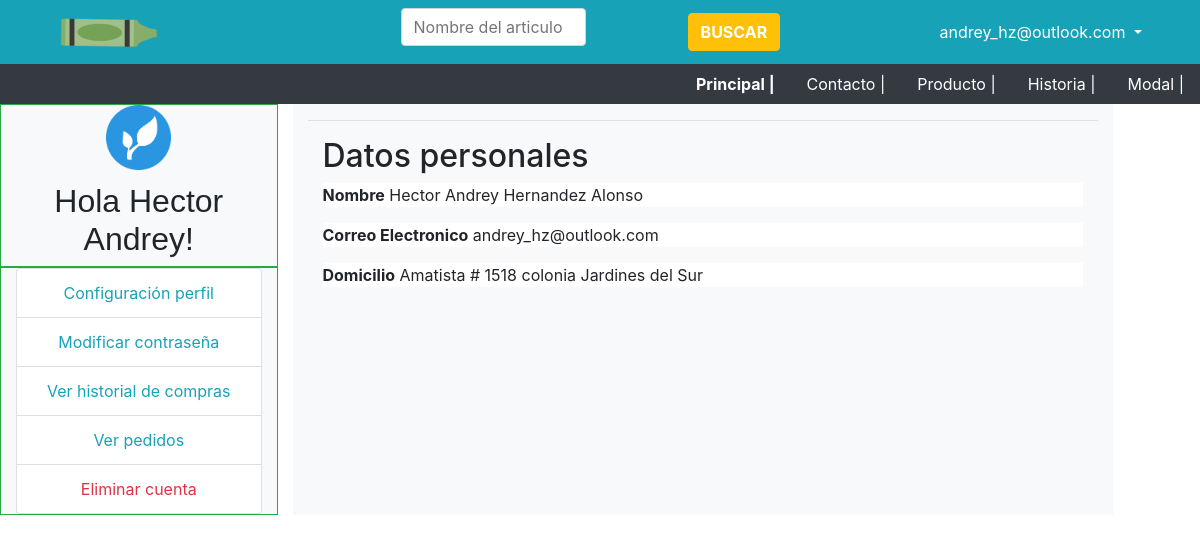
The page /perfilCliente.php (signed in) on the database its author committed.
### tables this page shows
CREATE TABLE `cliente` (
  `idCliente` int(4) NOT NULL,
  `apellidoPaterno` varchar(20) NOT NULL,
  `apellidoMaterno` varchar(20) NOT NULL,
  `nombres` varchar(30) NOT NULL,
  `municipio` varchar(30) NOT NULL,
  `colonia` varchar(30) NOT NULL,
  `calle` varchar(20) NOT NULL,
  `numero` int(4) NOT NULL,
  `cp` int(4) NOT NULL,
  `telefono` int(4) NOT NULL,
  `email` varchar(30) NOT NULL,
  `password` varchar(30) NOT NULL,
  `tipo` int(4) NOT NULL
);

### perfilCliente.php (the view, shortened to what this page needs)
<?php
include 'conexion.php';
include 'encabezado.php';
$email = $_SESSION['email'];
$atributo = "";
$nombre = "";
  $sql = "SELECT * FROM cliente WHERE email='$email' ";
  $respuesta = $conexion->query($sql);
  if($respuesta != false)
  {
    $atributo = $respuesta->fetchAll(PDO::FETCH_NAMED);
    $nombre = $atributo[0]['nombres'];
  }
  else{
    echo 'Hubo un problema';
  }
  ?>
  <!doctype html>
  <html lang="en">
  <head>
    <link rel="stylesheet" href="https://stackpath.bootstrapcdn.com/bootstrap/4.3.1/css/bootstrap.min.css">
    <link rel="stylesheet" type="text/css" href="css/estilos.css">
  </head>
  <body>
    <div class="row">
      <div class="col-md-3  col-sm-12">
      <div class="col-12 bg-light border border-success text-center">
      <div class="container align-items-start"> <img class="card-title " src="imagenes/user.png" width="30%"></div>
      <h2 style="font-family:arial; size: 12px;">Hola <?php echo $nombre; ?>!</h2>
    </div>
    <div class="col-12 bg-light border border-success text-center">
      <ul class="list-group">
        <li class="list-group-item"><a href="modificaCliente.php" class="text-info">Configuración perfil</a></li>
        <li class="list-group-item"><a href="modificaPassword.php" class="text-info">Modificar contraseña</a></li>
        <li class="list-group-item"><a href="#" class="text-info">Ver historial de compras</a></li>
        <li class="list-group-item"><a href="#" class="text-info">Ver pedidos</a></li>
        <li class="list-group-item"><a href="#" onclick="eliminaPerfil()" class="text-danger">Eliminar cuenta</a></li>
      </ul>
    </div>
    </div>
    <div class="col-md-8 col-sm-12 bg-light">
      <hr>
        <div class="container">
          <h2>Datos personales</h2>
         <p class="bg-white"><b>Nombre</b>
          <?php echo $atributo[0]['nombres'] . " ". $atributo[0]['apellidoPaterno'] . " " .$atributo[0]['apellidoMaterno']?></p>
          <p class="bg-white"><b>Correo Electronico</b> <?php echo $atributo[0]['email']?></p>
          <p class="bg-white"><b>Domicilio</b> <?php echo  $atributo[0]['calle'] . " # " . $atributo[0]['numero'] . " colonia " . $atributo[0]['colonia'] ?></p>
        </div>
    </div>
</div>
  </body>
  </html>

### rows shown on the page
cliente: nombres "Hector Andrey", apellidoPaterno "Hernandez", apellidoMaterno "Alonso", email "andrey_hz@outlook.com", calle "Amatista", numero "1518", colonia "Jardines del Sur"

### other values the page prints
$_SESSION['email'] "andrey_hz@outlook.com"
